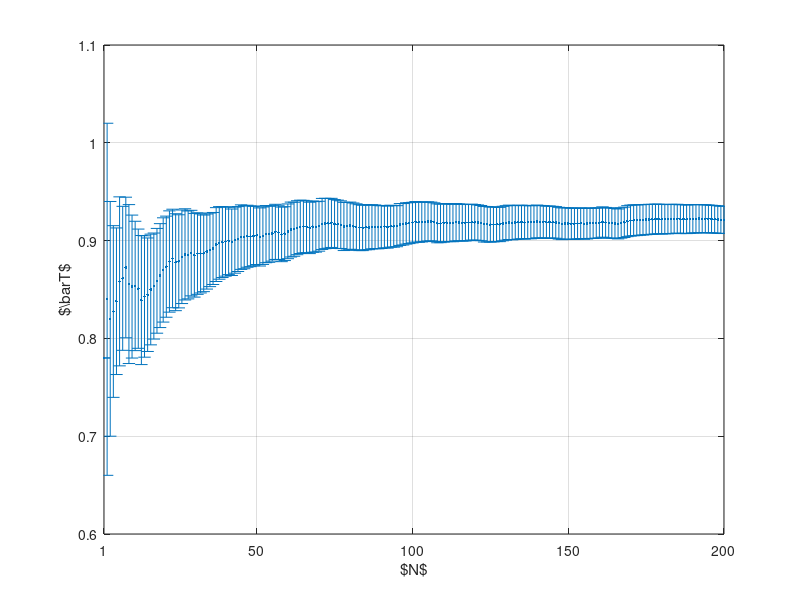

Write MATLAB code to recreate this figure.
% Leo los datos
data = csvread("data/periodos.csv");

function [n, media, desv] = calcMedia(data)
    m = size(data, 1);
    n = 1:m;
    media = zeros(m, 1);
    desv = zeros(m, 1);

    for i = n
        media(i) = mean(data(1:i));
        desv(i) = 3 * std(data(1:i)) * i ^ (-1/2);
    end
end

% Calculo la media con su desviacion
[n, media, desv] = calcMedia(data);

% Grafico
errorbar(n, media, desv, ".");
xlabel("$N$");
ylabel("$\\bar{T}$");
xlim([1, 200])
xticks([1 50:50:200]);
grid on;

% Escribo en archivo
print -dtikz "-S900,600" "-F:5.5" "img/media.tikz"
